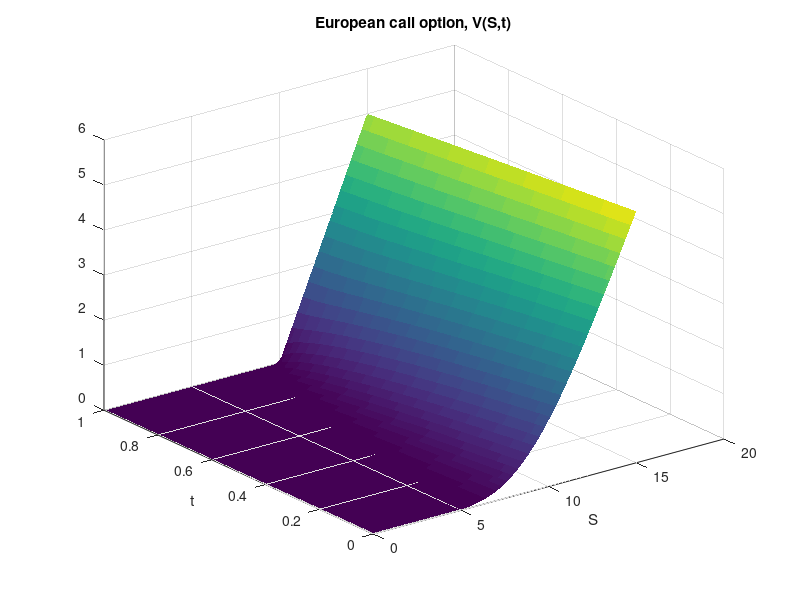
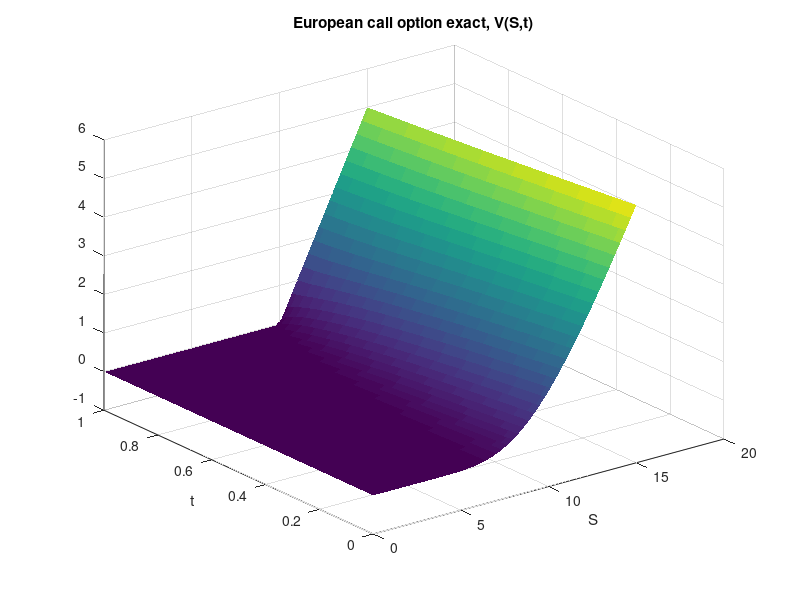
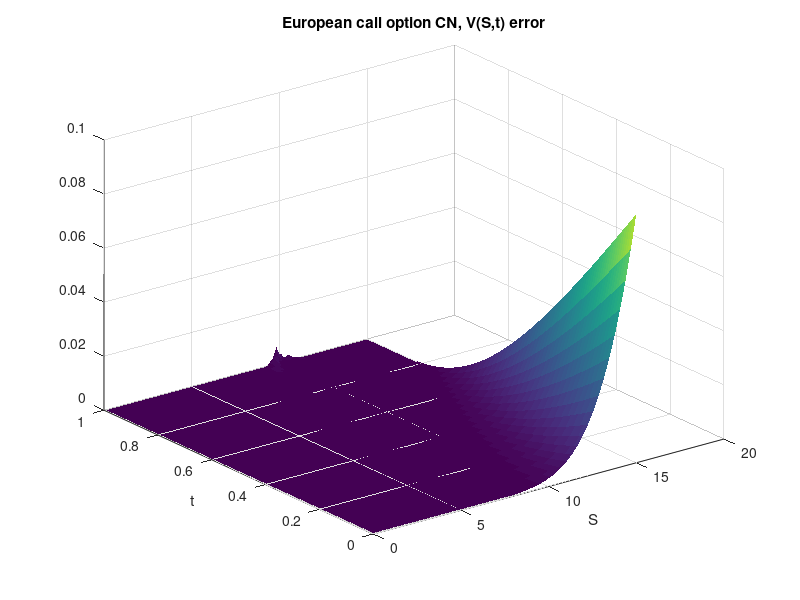

Here is the MATLAB script that generated these plots, in order:
% Crank-Nicolson method for European call option
clear all;
r = 0.06;
sigma = 0.3;
K = 10; 
a = 0;
S_star = 15;
T = 1;
NS = 50;
Nt = 10000;
hS = (S_star-a)/NS;
ht = T/Nt;

lS = linspace(a,S_star,NS);
lt = linspace(0,T,Nt);
grid = meshgrid(lS,lt);

% Initial conditions
u0 = @(S)(max(S-K,0));
ua = 0;
ub = @(t)(15 - 10*exp(-r*t));
grid(1,:) = u0(lS);
grid(:,1) = ua;
grid(:,end) = ub(lt);

% Crank-Nicolson method
lambda = ht/hS^2;
i = 1:NS-2;
a = -(sigma^2)/4 * ht * i.^2 + r*ht/4*i;
b = 1 +(sigma^2)/2 * ht * i.^2 + r*ht/2;
c = -(sigma^2)/4 * ht * i.^2 - r*ht/4*i;
d = 1 -(sigma^2)/2 * ht * i.^2 - r*ht/2;
A = zeros(NS-2);
A(1:NS-1:end) = b;
A(2:NS-1:end-1) = a(2:end);
A(NS-1:NS-1:end) = c(1:end-1);
B = zeros(NS-2);
B(1:NS-1:end) = d;
B(2:NS-1:end-1) = -a(2:end);
B(NS-1:NS-1:end) = -c(1:end-1);
first_col = zeros(1,NS-2);
last_col = zeros(1,NS-2);
first_col(1) = -a(1);
last_col(end) = -c(end);
B = [first_col' B last_col'];
for j=1:Nt-1
    vector = grid(j, :)';
    add = zeros(1,NS-2)';
    add(1) = -a(1)* grid(j+1,1);
    add(end) = -c(end)*grid(j+1, end);

    % add boundary conditions
    vector(1) = ua;
    vector(end) = ub(lt(j+1));
    u_solution = A \(B * vector + add);    
    % insert boundary conditions into solution
    u_solution = [ua; u_solution; ub(lt(j+1))];    
    grid(j+1, :) = u_solution;
end

% Create grid
[S, t] = meshgrid(lS, lt);
t = T - t;

% Compute Black-Scholes formula
d1 = (log(S/K) + (r + 0.5*sigma^2)*(T-t)) ./ (sigma.*sqrt(T-t));
d2 = d1 - sigma.*sqrt(T-t);
Nd1 = normcdf(d1);
Nd2 = normcdf(d2);
Nmd1 = normcdf(-d1);
Nmd2 = normcdf(-d2);
call_price = S.*Nd1 - K*exp(-r*(T-t)).*Nd2;
put_price = K*exp(-r*(T-t)).*Nmd2 - S.*Nmd1;

error = abs(call_price - grid);
lT = 1+zeros(1,Nt);
figure(1)
surf(lS,lT-lt,grid, 'LineStyle','none', 'FaceColor','flat')
xlabel('S')
ylabel('t')
title('European call option, V(S,t)')

figure(2)
surf(S,t,call_price, 'LineStyle','none', 'FaceColor','flat')
xlabel('S')
ylabel('t')
title('European call option exact, V(S,t)')

figure(3)
surf(S,t,error, 'LineStyle','none', 'FaceColor','flat')
xlabel('S')
ylabel('t')
title('European call option CN, V(S,t) error')
max(max(error))
